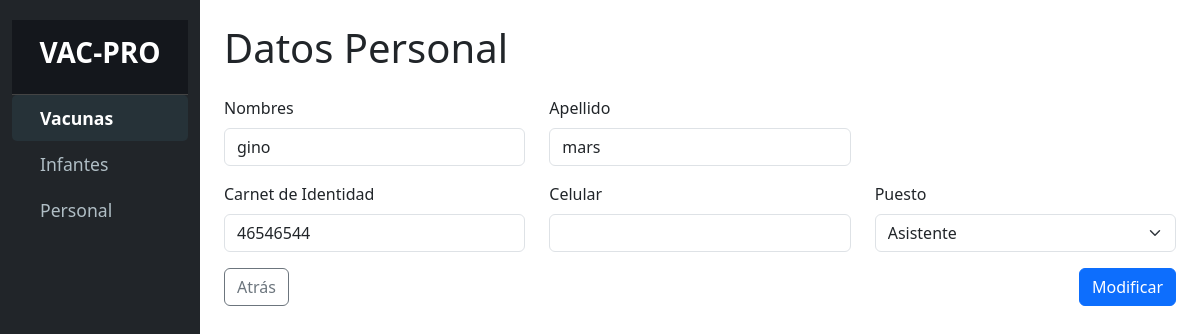
Screenshot of /informacion_personal.php?id=2 with the database file from the repository.
### tables this page shows
CREATE TABLE `personal` (
  `id` bigint(20) NOT NULL,
  `puesto` text DEFAULT NULL,
  `nombre` text DEFAULT NULL,
  `apellido` text DEFAULT NULL,
  `numero_cedula_identidad` text DEFAULT NULL,
  `celular` varchar(15) DEFAULT NULL
);

### informacion_personal.php (the view, shortened to what this page needs)
<?php
include_once 'conexion.php';
$id_personal = $_GET['id'] ?? null;
if ($id_personal) {
    $query = "SELECT nombre, apellido, numero_cedula_identidad, celular, puesto
              FROM personal WHERE id = '$id_personal'";
    $result = $conn->query($query);
    $personal = $result->fetch_assoc();
} else {
    echo "ID del personal no proporcionado.";
    exit;
}
?>
<!DOCTYPE html>
<html lang="es">
<head>
    <link rel="stylesheet" href="css/bootstrap.min.css">
    <link rel="stylesheet" href="css/styles.css">
</head>
<body>
    <div class="container-fluid">
        <div class="row">
            <nav id="sidebar" class="col-md-3 col-lg-2 d-md-block sidebar bg-dark">
                <div class="position-sticky">
                    <div class="sidebar-header p-3 text-center">
                        <h3 class="text-white"><strong>VAC-PRO</strong></h3>
                    </div>
                    <ul class="nav flex-column">
                        <li class="nav-item">
                            <a class="nav-link active" href="index.html">
                                <i class="bi bi-arrow-right-circle me-2"></i> Vacunas
                            </a>
                        </li>
                        <li class="nav-item">
                            <a class="nav-link" href="infantes.php">
                                <i class="bi bi-people me-2"></i> Infantes
                            </a>
                        </li>
                        <li class="nav-item">
                            <a class="nav-link" href="personal.php">
                                <i class="bi bi-person-badge me-2"></i> Personal
                            </a>
                        </li>
                    </ul>
                </div>
            </nav>
            <main class="col-md-9 ms-sm-auto col-lg-10 px-md-4">
                <h1 class="mt-4 mb-4">Datos Personal</h1>
                <form action="modificar_personal.php" method="post">
                    <div class="row mb-3">
                        <div class="col-md-4">
                            <label for="nombre" class="form-label">Nombres</label>
                            <input type="text" class="form-control" id="nombre" name="nombre" value="<?php echo $personal['nombre']; ?>" required>
                        </div>
                        <div class="col-md-4">
                            <label for="apellido" class="form-label">Apellido</label>
                            <input type="text" class="form-control" id="apellido" name="apellido" value="<?php echo $personal['apellido']; ?>" required>
                        </div>
                    </div>
                    <div class="row mb-3">
                        <div class="col-md-4">
                            <label for="cedula_identidad" class="form-label">Carnet de Identidad</label>
                            <input type="text" class="form-control" id="cedula_identidad" name="cedula_identidad" value="<?php echo $personal['numero_cedula_identidad']; ?>" required>
                        </div>
                        <div class="col-md-4">
                            <label for="celular" class="form-label">Celular</label>
                            <input type="text" class="form-control" id="celular" name="celular" value="<?php echo $personal['celular']; ?>" required>
                        </div>
                        <div class="col-md-4">
                            <label for="puesto" class="form-label">Puesto</label>
                            <select class="form-select" id="puesto" name="puesto" required>
                                <option <?php echo $personal['puesto'] == 'Asistente' ? 'selected' : ''; ?> value="Asistente">Asistente</option>
                            </select>
                        </div>
                    </div>
                    <div class="d-flex justify-content-between">
                        <a href="personal.php" class="btn btn-outline-secondary">Atrás</a>
                        <button type="submit" class="btn btn-primary">Modificar</button>
                    </div>
                </form>
            </main>
        </div>
    </div>
</body>
</html>

### css/styles.css (style rules this page uses)
#sidebar { background-color: #1c1f26; color: #ffffff; min-height: 100vh; padding-top: 20px; }
#sidebar .sidebar-header { font-size: 1.5rem; font-weight: bold; background-color: #14171c; padding: 20px; border-bottom: 1px solid #444; }
#sidebar .nav-link { color: #b0bec5; font-size: 1.1rem; padding: 10px 20px; display: flex; align-items: center; transition: all 0.3s ease; }
#sidebar .nav-link.active { background-color: #263238; color: #ffffff; font-weight: bold; border-radius: 5px; }

### rows the page displays
personal: nombre "gino", apellido "mars", cedula_identidad "46546544", puesto "Asistente"
